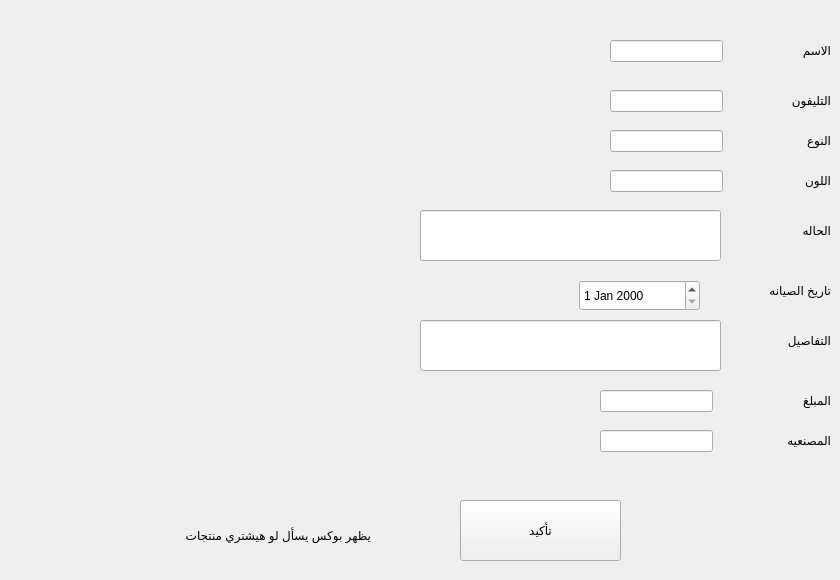
      <widget class="QWidget" name="newclient_tab">
       <attribute name="title">
        <string>جديد</string>
       </attribute>
       <widget class="QLabel" name="label_22">
        <property name="geometry">
         <rect>
          <x>730</x>
          <y>30</y>
          <width>101</width>
          <height>41</height>
         </rect>
        </property>
        <property name="text">
         <string>الاسم</string>
        </property>
       </widget>
       <widget class="QLabel" name="label_20">
        <property name="geometry">
         <rect>
          <x>730</x>
          <y>120</y>
          <width>101</width>
          <height>41</height>
         </rect>
        </property>
        <property name="text">
         <string>النوع</string>
        </property>
       </widget>
       <widget class="QLineEdit" name="new_client_bike">
        <property name="geometry">
         <rect>
          <x>610</x>
          <y>130</y>
          <width>113</width>
          <height>22</height>
         </rect>
        </property>
        <property name="readOnly">
         <bool>true</bool>
        </property>
       </widget>
       <widget class="QLineEdit" name="new_client_name">
        <property name="geometry">
         <rect>
          <x>610</x>
          <y>40</y>
          <width>113</width>
          <height>22</height>
         </rect>
        </property>
       </widget>
       <widget class="QLabel" name="label_21">
        <property name="geometry">
         <rect>
          <x>730</x>
          <y>80</y>
          <width>101</width>
          <height>41</height>
         </rect>
        </property>
        <property name="text">
         <string>التليفون</string>
        </property>
       </widget>
       <widget class="QLineEdit" name="new_client_phone">
        <property name="geometry">
         <rect>
          <x>610</x>
          <y>90</y>
          <width>113</width>
          <height>22</height>
         </rect>
        </property>
        <property name="readOnly">
         <bool>true</bool>
        </property>
       </widget>
       <widget class="QLabel" name="label_23">
        <property name="geometry">
         <rect>
          <x>730</x>
          <y>160</y>
          <width>101</width>
          <height>41</height>
         </rect>
        </property>
        <property name="text">
         <string>اللون</string>
        </property>
       </widget>
       <widget class="QLineEdit" name="new_client_color">
        <property name="geometry">
         <rect>
          <x>610</x>
          <y>170</y>
          <width>113</width>
          <height>22</height>
         </rect>
        </property>
        <property name="readOnly">
         <bool>true</bool>
        </property>
       </widget>
       <widget class="QLineEdit" name="new_client_condition">
        <property name="geometry">
         <rect>
          <x>420</x>
          <y>210</y>
          <width>301</width>
          <height>51</height>
         </rect>
        </property>
        <property name="text">
         <string/>
        </property>
        <property name="readOnly">
         <bool>true</bool>
        </property>
       </widget>
       <widget class="QLabel" name="label_24">
        <property name="geometry">
         <rect>
          <x>730</x>
          <y>210</y>
          <width>101</width>
          <height>41</height>
         </rect>
        </property>
        <property name="text">
         <string>الحاله</string>
        </property>
       </widget>
       <widget class="QLineEdit" name="new_client_fix">
        <property name="geometry">
         <rect>
          <x>420</x>
          <y>320</y>
          <width>301</width>
          <height>51</height>
         </rect>
        </property>
        <property name="text">
         <string/>
        </property>
        <property name="readOnly">
         <bool>true</bool>
        </property>
       </widget>
       <widget class="QLabel" name="label_25">
        <property name="geometry">
         <rect>
          <x>730</x>
          <y>320</y>
          <width>101</width>
          <height>41</height>
         </rect>
        </property>
        <property name="text">
         <string>التفاصيل</string>
        </property>
       </widget>
       <widget class="QLabel" name="label_26">
        <property name="geometry">
         <rect>
          <x>730</x>
          <y>270</y>
          <width>101</width>
          <height>41</height>
         </rect>
        </property>
        <property name="text">
         <string>تاريخ الصيانه</string>
        </property>
       </widget>
       <widget class="QDateEdit" name="new_client_fix_date">
        <property name="geometry">
         <rect>
          <x>579</x>
          <y>280</y>
          <width>121</width>
          <height>31</height>
         </rect>
        </property>
       </widget>
       <widget class="QPushButton" name="new_client_ok">
        <property name="geometry">
         <rect>
          <x>460</x>
          <y>500</y>
          <width>161</width>
          <height>61</height>
         </rect>
        </property>
        <property name="text">
         <string>تأكيد</string>
        </property>
       </widget>
       <widget class="QLabel" name="label_27">
        <property name="geometry">
         <rect>
          <x>140</x>
          <y>500</y>
          <width>231</width>
          <height>71</height>
         </rect>
        </property>
        <property name="text">
         <string>يظهر بوكس يسأل لو هيشتري منتجات </string>
        </property>
       </widget>
       <widget class="QLineEdit" name="new_client_name_2">
        <property name="geometry">
         <rect>
          <x>600</x>
          <y>390</y>
          <width>113</width>
          <height>22</height>
         </rect>
        </property>
       </widget>
       <widget class="QLabel" name="label_36">
        <property name="geometry">
         <rect>
          <x>730</x>
          <y>380</y>
          <width>101</width>
          <height>41</height>
         </rect>
        </property>
        <property name="text">
         <string>المبلغ</string>
        </property>
       </widget>
       <widget class="QLabel" name="label_62">
        <property name="geometry">
         <rect>
          <x>730</x>
          <y>420</y>
          <width>101</width>
          <height>41</height>
         </rect>
        </property>
        <property name="text">
         <string>المصنعيه</string>
        </property>
       </widget>
       <widget class="QLineEdit" name="new_client_name_5">
        <property name="geometry">
         <rect>
          <x>600</x>
          <y>430</y>
          <width>113</width>
          <height>22</height>
         </rect>
        </property>
       </widget>
      </widget>
